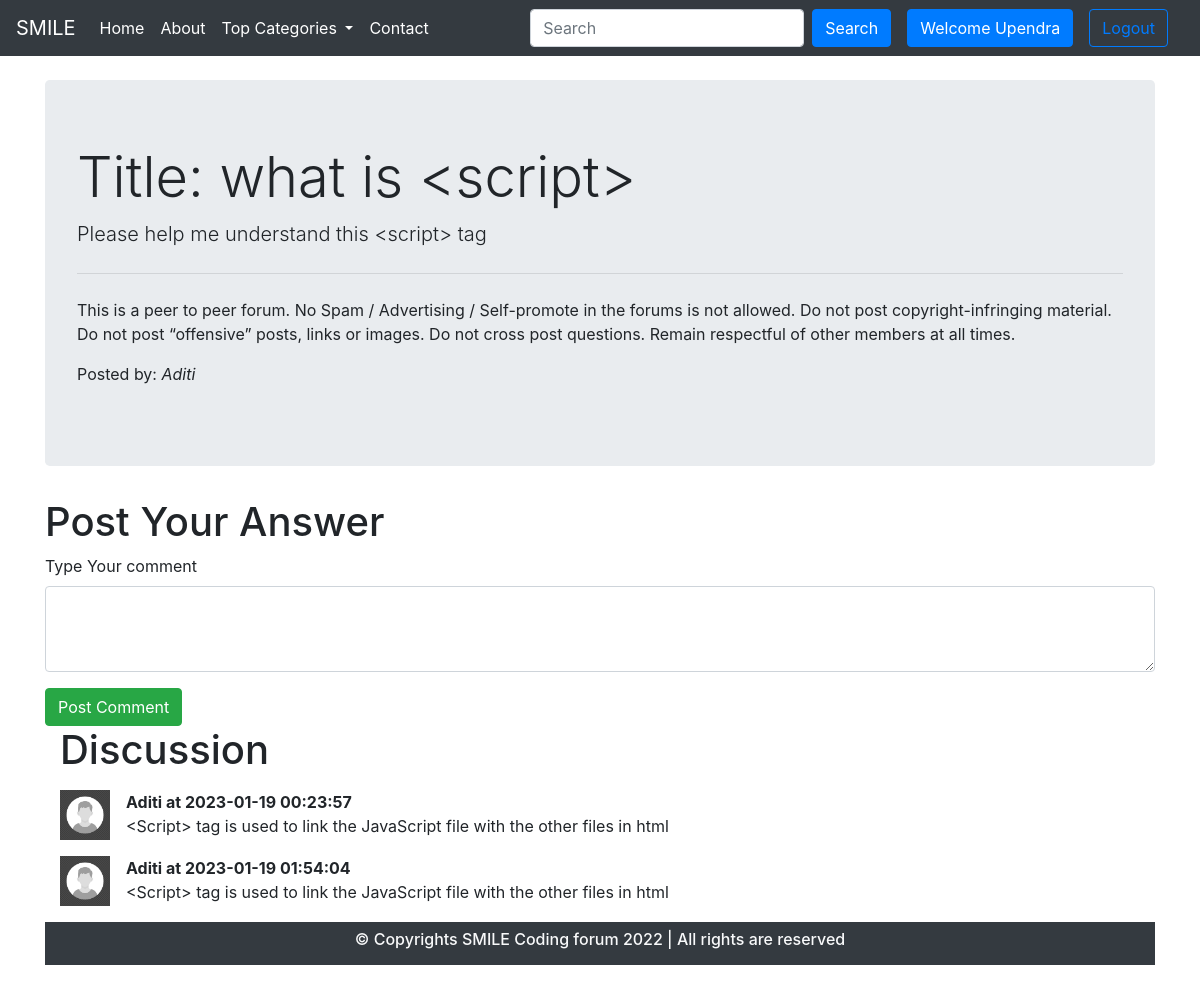
The app's page /thread.php?threadid=34 (signed in) with its own data.
### tables this page shows
CREATE TABLE `thread` (
  `thread_id` int(7) NOT NULL,
  `thread_title` varchar(255) NOT NULL,
  `thread_desc` text NOT NULL,
  `thread_cat_id` int(7) NOT NULL,
  `thread_user_id` int(7) NOT NULL,
  `timestamp` datetime NOT NULL DEFAULT current_timestamp()
);

CREATE TABLE `users` (
  `user_id` int(8) NOT NULL,
  `name` varchar(255) NOT NULL,
  `user_email` varchar(255) NOT NULL,
  `user_password` varchar(255) NOT NULL,
  `timesstamp` datetime NOT NULL DEFAULT current_timestamp()
);

CREATE TABLE `comments` (
  `comment_id` int(8) NOT NULL,
  `comment_content` text NOT NULL,
  `thread_id` int(8) NOT NULL,
  `comment_by` int(8) NOT NULL,
  `comment_time` datetime NOT NULL DEFAULT current_timestamp()
);

### thread.php (the view, shortened to what this page needs)
<!doctype html>
<html lang="en">
<head>
    <link rel="stylesheet" href="https://cdn.jsdelivr.net/npm/bootstrap@4.6.2/dist/css/bootstrap.min.css">
</head>
<body>
    <?php include 'partials/_dbconnect.php';  ?>
    <?php include 'partials/_header.php';   ?>
    <?php
    $id = $_GET['threadid'];
    $sql = "SELECT * FROM `thread` WHERE thread_id = $id";
    $result = mysqli_query($conn, $sql);
    while ($row = mysqli_fetch_assoc($result)) {
        $title = $row['thread_title'];
        $desc = $row['thread_desc'];
        $thread_user_id = $row['thread_user_id'];
        $sql2 = "SELECT * FROM `users` WHERE user_id='$thread_user_id'";
        $result2 = mysqli_query($conn, $sql2);
        $row2 = mysqli_fetch_assoc($result2);
        $posted_by = $row2['name'];
    }
    ?>
     <div class="container my-4">
        <div class="jumbotron">
            <h1 class="display-4"><?php echo 'Title: '.$title.'';?></h1>
            <p class="lead">  <?php echo $desc;?></p>
            <hr class="my-4">
            <p>This is a peer to peer forum. No Spam / Advertising / Self-promote in the forums is not allowed. Do not post copyright-infringing material. Do not post “offensive” posts, links or images. Do not cross post questions. Remain respectful of other members at all times.</p>
            <p>Posted by: <em><?php echo $posted_by; ?></em></p>
        </div>
    </div>
<?php
if(isset($_SESSION['loggedin']) && $_SESSION['loggedin']==true){
    echo '<div class="container my-3">
         <h1>Post Your Answer</h1>
         <form action="' . $_SERVER['REQUEST_URI'] . '" method="post">
         <div class="form-group">
         <label for="comment">Type Your comment</label>
         <textarea class="form-control" id="comment" name="comment" rows="3"></textarea>
         <input type="hidden" name="user_id" value="'.$_SESSION["user_id"].'">
     </div>
     <button type="submit" class="btn btn-success">Post Comment</button>
 </form>';
}
    else{
        echo '<div class="container">
        <h1>Post Your Answer</h1>
        <p class="lead">You are not loggedIn Please Login to start a discussion.</p>
        </div>';
    }
?>
     <div class="container">
        <h1>Discussion</h1>
     <?php
        $id = $_GET['threadid'];
        $sql = "SELECT * FROM `comments` WHERE thread_id = $id";
        $result = mysqli_query($conn, $sql);
        while ($row = mysqli_fetch_assoc($result)) {
            $content = $row['comment_content'];
            $comment_time = $row['comment_time'];
            $comment_by = $row['comment_by'];
            $sql2 = 'SELECT name FROM `users` WHERE user_id= '. $comment_by.'';
            $result2 = mysqli_query($conn, $sql2);
            $row2 = mysqli_fetch_assoc($result2);
            echo '<div class="media my-3">
           <img src="./img/user.jpg" width="50px" class="mr-3" alt="...">
           <div class="media-body">
           <p class="font-weight-bold my-0">'. $row2['name'].' at '.$comment_time.'</p>
           '.$content.'
           </div>
       </div>';
        }
        ?>
    </div>
    <?php include 'partials/_footer.php'; ?>
</body>
</html>

### records on screen
thread: thread_title "what is <script>", thread_desc "Please help me understand this <script> tag"
users: name "Aditi"
comments: users.name "Aditi", comment_time "2023-01-19 00:23:57", comment_content "<Script> tag is used to link the JavaScript file with the other files in html"
comments: users.name "Aditi", comment_time "2023-01-19 01:54:04", comment_content "<Script> tag is used to link the JavaScript file with the other files in html"

### other values on screen
$_SESSION['name'] "Upendra"
